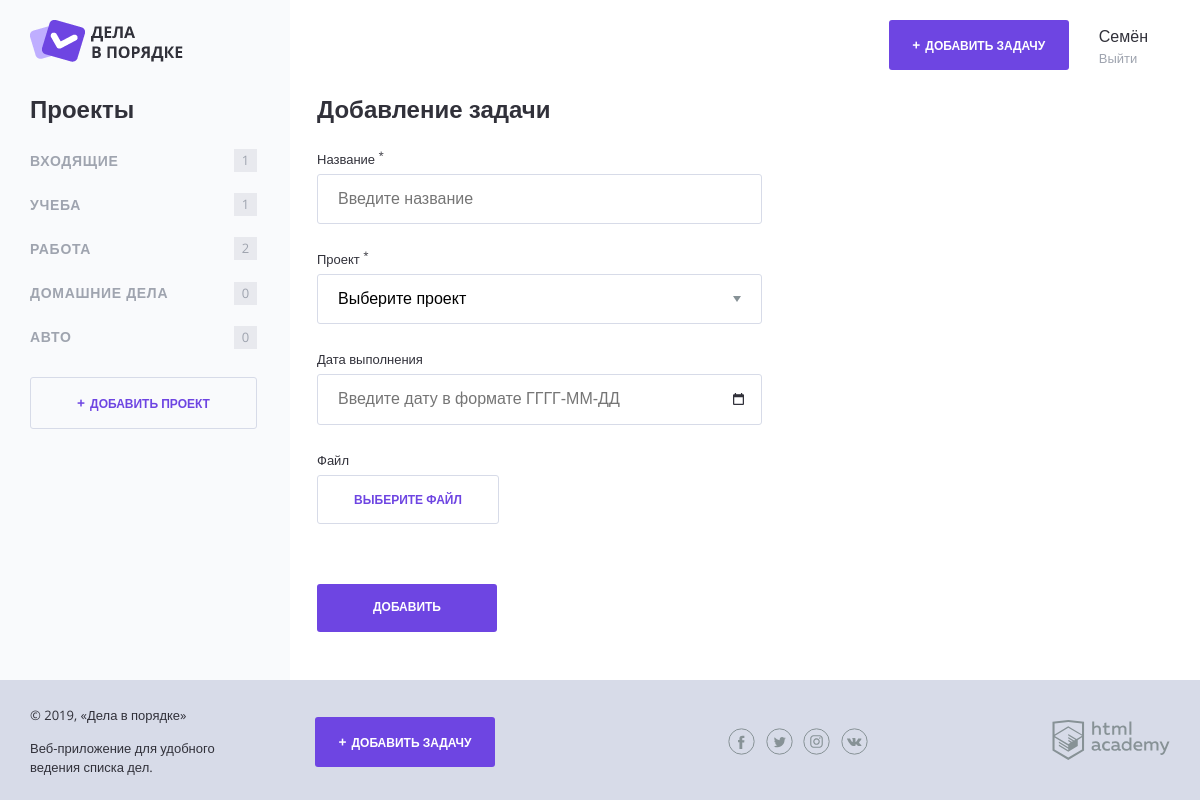
The page /add.php on the database its author committed.
### tables this page shows
CREATE TABLE categories (
	id INT AUTO_INCREMENT PRIMARY KEY,
	title VARCHAR (255),
	author_id INT,
	FOREIGN KEY (author_id) REFERENCES users(id)
);

### helpers.php (called while the page is built, shortened)
<?php
function include_template($name, array $data = []) {
    $name = 'templates/' . $name;
    extract($data);
    require $name;
    $result = ob_get_clean();
    return $result;
}

### functions.php (called while the page is built, shortened)
<?php
function count_categories($category, $all_goals){
	$counter = 0;
	foreach($all_goals as $key => $value){
		if($category == $value["category_id"]){
			$counter = $counter + 1;
		}
	}
	return $counter;
};
function db_get_rows($con, $sql){
	$res = mysqli_query($con, $sql);
	return mysqli_fetch_all($res, MYSQLI_ASSOC);
	};

### templates/add-project_main.php (the view, shortened to what this page needs)
<div class="main-header__side">
        <a class="main-header__side-item button button--plus" href="form-task.html">Добавить задачу</a>
        <div class="main-header__side-item user-menu">
          <div class="user-menu__data">
            <p>Семён</p>
            <a href="#">Выйти</a>
          </div>
        </div>
      </div>
    </header>
<div class="content">
<section class="content__side">
				<h2 class="content__side-heading">Проекты</h2>
				<nav class="main-navigation">
					<ul class="main-navigation__list">
					<?php foreach ($categories as $key => $value): ?>
						<li class="main-navigation__list-item">
							<a class="main-navigation__list-item-link" href="#"><?=htmlspecialchars($value['title'], ENT_QUOTES);?></a>
							<span class="main-navigation__list-item-count"><?=count_categories(htmlspecialchars($value['id'], ENT_QUOTES), $all_goals);?></span>
						</li>
					<?php endforeach; ?>
					</ul>
				</nav>
				<a class="button button--transparent button--plus content__side-button" href="form-project.html">Добавить проект</a>
			</section>
			<main class="content__main">
				<h2 class="content__main-heading">Добавление задачи</h2>
<form class="form"  action="add.php" method="post" autocomplete="off" enctype="multipart/form-data">
					 <?php $classname = isset($errors['name']) ? "form__input--error" : "" ;?>
					<div class="form__row <?=$classname ;?>">
						<label class="form__label" for="name">Название <sup>*</sup></label>
						<input class="form__input" type="text" name="name" id="name" value="<?=htmlspecialchars($new_goal['name'], ENT_QUOTES);?>" placeholder="Введите название">
					</div>
					<?php $classname = isset($errors['project']) ? "form__input--error" : "" ;?>
					<div class="form__row <?=$classname ; ?>">
						<label class="form__label" for="project">Проект <sup>*</sup></label>
						<select class="form__input form__input--select" name="project" id="project">
							<option >Выберите проект</option>
						</select>
					</div>
					<?php $classname = isset($errors['date']) ? "form__input--error" : "" ;?>
					<div class="form__row <?=$classname ;?>">
						<label class="form__label" for="date">Дата выполнения</label>
						<input class="form__input form__input--date" type="text" name="date" id="date" value="<?=htmlspecialchars($new_goal['date'], ENT_QUOTES);?>" placeholder="Введите дату в формате ГГГГ-ММ-ДД">
					</div>
					<div class="form__row">
						<label class="form__label" for="file">Файл</label>
						<div class="form__input-file">
							<label class="button button--transparent" for="file">
								<span>Выберите файл</span>
							</label>
						</div>
					</div>
					<div class="form__row form__row--controls">
						<input class="button" type="submit" name="" value="Добавить">
					</div>
				</form>
</main>
</div>

### rows shown on the page
categories: title "ВХОДЯЩИЕ", id "1"
categories: title "УЧЕБА", id "1"
categories: title "РАБОТА", id "2"
categories: title "ДОМАШНИЕ ДЕЛА", id "0"
categories: title "АВТО", id "0"
